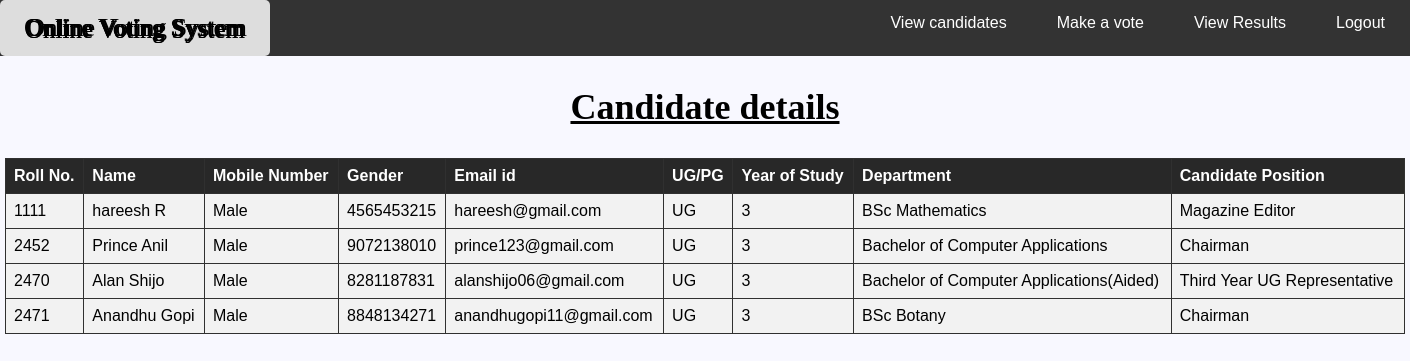
The page /viewcand_voter.php (signed in) on the database its author committed.
### tables this page shows
CREATE TABLE IF NOT EXISTS `candidate` (
  `rollno` int(20) NOT NULL,
  `fname` varchar(20) NOT NULL,
  `mname` varchar(20) NOT NULL,
  `lname` varchar(20) NOT NULL,
  `phno` bigint(10) NOT NULL,
  `gender` varchar(10) NOT NULL,
  `dob` varchar(100) NOT NULL,
  `email` varchar(30) NOT NULL,
  `pgug` varchar(10) NOT NULL,
  `yos` int(10) NOT NULL,
  `course` varchar(50) NOT NULL,
  `batch` varchar(20) NOT NULL,
  `candidate_position` varchar(40) NOT NULL,
  `username` varchar(30) NOT NULL,
  `status` varchar(100) NOT NULL,
  `candidate_votes` int(200) NOT NULL,
  PRIMARY KEY (`rollno`)
);

### viewcand_voter.php (the view, shortened to what this page needs)
<html>
<head>
</head>
<body>
<div class="navbar">
  <a href="voter.php"  class="left">Online Voting System</a>
  <a href="logout.php">Logout</a>
  <a href="viewrslts_voter.php">View Results</a>
  <a href="makevote_voter.php">Make a vote</a>
  <a href="viewcand_voter.php">View candidates</a>
</div>
<h2>Candidate details</h2>
<?php
include "db_conn.php";
if (mysqli_connect())
{
$sql = "SELECT * FROM candidate where status='approved'";
$result = mysqli_query($conn,$sql);
$rslt = mysqli_num_rows($result);
if ($rslt==0) {
  echo "<table cellpadding='30' align='center'>
<tr>
<th>Roll No.</th>
<th>Name</th>
<th>Mobile Number</th>
<th>Gender</th>
<th>Email id</th>
<th>UG/PG</th>
<th>Year of Study</th>
<th>Department</th>
<th>Candidate Position</th>
</tr></table>";
echo '<td><br><center><i>No candidates to display</i></center></td>';
}
else {
echo "<table cellpadding='30' align='center'>
<tr>
<th>Roll No.</th>
<th>Name</th>
<th>Mobile Number</th>
<th>Gender</th>
<th>Email id</th>
<th>UG/PG</th>
<th>Year of Study</th>
<th>Department</th>
<th>Candidate Position</th>
</tr>";
while($row = mysqli_fetch_array($result))
{
echo "<tr>";
echo "<td>" . $row['rollno'] . "</td>";
echo "<td>" . $row['fname'] . " " . $row['mname'] . " " . $row['lname'] . "</td>";
echo "<td>" . $row['gender'] . "</td>";
echo "<td>" . $row['phno'] . "</td>";
echo "<td>" . $row['email'] . "</td>";
echo "<td>" . $row['pgug'] . "</td>";
echo "<td>" . $row['yos'] . "</td>";
echo "<td>" . $row['course'] . "</td>";
echo "<td>" . $row['candidate_position'] . "</td>";
echo "</tr>";
}
echo "</table>";
}}
else
{
echo "Failed to connect to MySQL: " . mysqli_connect_error();
}
?>
</body>
</html>

### viewcand_voter.php (style rules this page uses)
* { box-sizing: border-box; color: black; }
body { font-family: "Arial", "Helvetica", sans-serif; margin: 0; background-color: #F8F8FF; }
h2 { font-size: 36px; font-family: 'Righteous', cursive; text-align: center; text-decoration: underline; }
.navbar { overflow: hidden; background-color: #333; }
.navbar a { float: right; display: block; color: white; text-align: center; padding: 14px 25px; text-decoration: none; }
.navbar a.left { float: left; color: white; font-size: 25; text-decoration: none; font-family: 'Brush Script MT', cursive; text-shadow: -1px 0 black, 0 2px black, 2px 0 black, 0 2px black; }
table { border-collapse: collapse; width: 1400; border: 1px solid #282828; }
th, td { text-align: left; padding: 8px; border: 1px solid #303030; }
tr { background-color: #f2f2f2 }
th { background-color: #282828; color: white; }

### rows shown on the page
candidate: rollno "1111", fname "hareesh", lname "R", gender "Male", phno "4565453215", email "hareesh@gmail.com", pgug "UG", yos "3", course "BSc Mathematics", candidate_position "Magazine Editor"
candidate: rollno "2452", fname "Prince", lname "Anil", gender "Male", phno "9072138010", email "prince123@gmail.com", pgug "UG", yos "3", course "Bachelor of Computer Applications", candidate_position "Chairman"
candidate: rollno "2470", fname "Alan", lname "Shijo", gender "Male", phno "8281187831", email "alanshijo06@gmail.com", pgug "UG", yos "3", course "Bachelor of Computer Applications(Aided)", candidate_position "Third Year UG Representative"
candidate: rollno "2471", fname "Anandhu", lname "Gopi", gender "Male", phno "8848134271", email "anandhugopi11@gmail.com", pgug "UG", yos "3", course "BSc Botany", candidate_position "Chairman"
